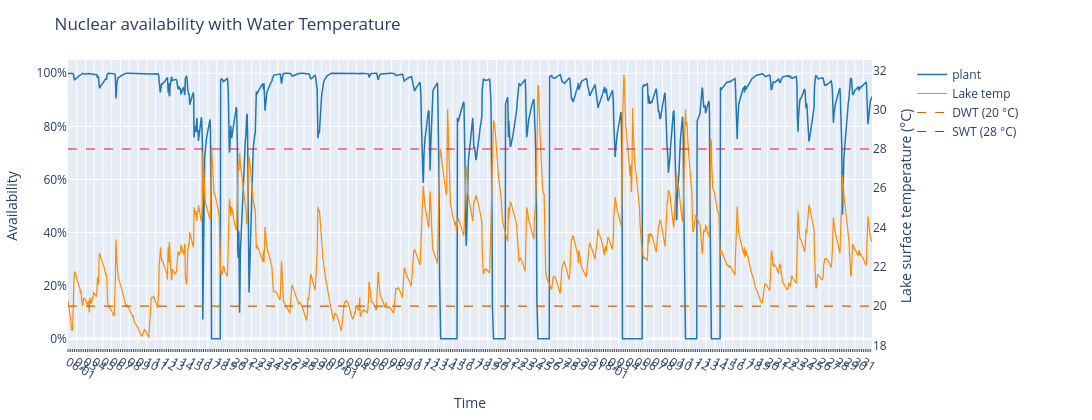

Notebook cell for this chart:
### Code cell
# Single plant
fig = iplot_plant_profile(build_plant_damage_df("Golfech 2", damage_df, cutout_data, powerplants_df))
fig.show()

### Figure 1 — Plotly figure (JSON) as saved in the notebook; plotly's stock layout.template omitted (floating-point values rounded to 4 significant figures; data arrays with more than 128 entries replaced by an {"elided": "..."} marker saying what was removed)
{"data": [{"line": {"color": "#1f77b4", "width": 1.5}, "mode": "lines", "name": "plant", "type": "scatter", "x": {"elided": "2208 str values"}, "y": {"elided": "2208 float values"}, "yaxis": "y"}, {"line": {"color": "darkorange", "width": 1.2}, "mode": "lines", "name": "Lake temp", "type": "scatter", "x": {"elided": "2208 str values"}, "y": {"elided": "2208 float values"}, "yaxis": "y2"}, {"hoverinfo": "skip", "line": {"color": "#CC6600", "dash": "dash", "width": 1.2}, "mode": "lines", "name": "DWT (20 °C)", "type": "scatter", "x": ["2022-06-01T00:00:00", "2022-08-31T23:00:00"], "y": [20, 20], "yaxis": "y2"}, {"hoverinfo": "skip", "line": {"color": "crimson", "dash": "dash", "width": 1.2}, "mode": "lines", "name": "SWT (28 °C)", "type": "scatter", "x": ["2022-06-01T00:00:00", "2022-08-31T23:00:00"], "y": [28, 28], "yaxis": "y2"}], "layout": {"height": 420, "hovermode": "x unified", "legend": {"orientation": "v", "x": 1.05, "xanchor": "left", "y": 1}, "margin": {"b": 60, "l": 60, "r": 220, "t": 60}, "title": {"text": "Nuclear availability with Water Temperature"}, "width": 1100, "xaxis": {"hoverformat": "%m-%d %H:00", "minor": {"dtick": 21600000, "showgrid": false, "ticks": "inside"}, "tickangle": 30, "tickmode": "array", "ticktext": ["06-01", "02", "03", "04", "05", "06", "07", "08", "09", "10", "11", "12", "13", "14", "15", "16", "17", "18", "19", "20", "21", "22", "23", "24", "25", "26", "27", "28", "29", "30", "07-01", "02", "03", "04", "05", "06", "07", "08", "09", "10", "11", "12", "13", "14", "15", "16", "17", "18", "19", "20", "21", "22", "23", "24", "25", "26", "27", "28", "29", "30", "31", "08-01", "02", "03", "04", "05", "06", "07", "08", "09", "10", "11", "12", "13", "14", "15", "16", "17", "18", "19", "20", "21", "22", "23", "24", "25", "26", "27", "28", "29", "30", "31"], "tickvals": ["2022-06-01T00:00:00", "2022-06-02T00:00:00", "2022-06-03T00:00:00", "2022-06-04T00:00:00", "2022-06-05T00:00:00", "2022-06-06T00:00:00", "2022-06-07T00:00:00", "2022-06-08T00:00:00", "2022-06-09T00:00:00", "2022-06-10T00:00:00", "2022-06-11T00:00:00", "2022-06-12T00:00:00", "2022-06-13T00:00:00", "2022-06-14T00:00:00", "2022-06-15T00:00:00", "2022-06-16T00:00:00", "2022-06-17T00:00:00", "2022-06-18T00:00:00", "2022-06-19T00:00:00", "2022-06-20T00:00:00", "2022-06-21T00:00:00", "2022-06-22T00:00:00", "2022-06-23T00:00:00", "2022-06-24T00:00:00", "2022-06-25T00:00:00", "2022-06-26T00:00:00", "2022-06-27T00:00:00", "2022-06-28T00:00:00", "2022-06-29T00:00:00", "2022-06-30T00:00:00", "2022-07-01T00:00:00", "2022-07-02T00:00:00", "2022-07-03T00:00:00", "2022-07-04T00:00:00", "2022-07-05T00:00:00", "2022-07-06T00:00:00", "2022-07-07T00:00:00", "2022-07-08T00:00:00", "2022-07-09T00:00:00", "2022-07-10T00:00:00", "2022-07-11T00:00:00", "2022-07-12T00:00:00", "2022-07-13T00:00:00", "2022-07-14T00:00:00", "2022-07-15T00:00:00", "2022-07-16T00:00:00", "2022-07-17T00:00:00", "2022-07-18T00:00:00", "2022-07-19T00:00:00", "2022-07-20T00:00:00", "2022-07-21T00:00:00", "2022-07-22T00:00:00", "2022-07-23T00:00:00", "2022-07-24T00:00:00", "2022-07-25T00:00:00", "2022-07-26T00:00:00", "2022-07-27T00:00:00", "2022-07-28T00:00:00", "2022-07-29T00:00:00", "2022-07-30T00:00:00", "2022-07-31T00:00:00", "2022-08-01T00:00:00", "2022-08-02T00:00:00", "2022-08-03T00:00:00", "2022-08-04T00:00:00", "2022-08-05T00:00:00", "2022-08-06T00:00:00", "2022-08-07T00:00:00", "2022-08-08T00:00:00", "2022-08-09T00:00:00", "2022-08-10T00:00:00", "2022-08-11T00:00:00", "2022-08-12T00:00:00", "2022-08-13T00:00:00", "2022-08-14T00:00:00", "2022-08-15T00:00:00", "2022-08-16T00:00:00", "2022-08-17T00:00:00", "2022-08-18T00:00:00", "2022-08-19T00:00:00", "2022-08-20T00:00:00", "2022-08-21T00:00:00", "2022-08-22T00:00:00", "2022-08-23T00:00:00", "2022-08-24T00:00:00", "2022-08-25T00:00:00", "2022-08-26T00:00:00", "2022-08-27T00:00:00", "2022-08-28T00:00:00", "2022-08-29T00:00:00", "2022-08-30T00:00:00", "2022-08-31T00:00:00"], "title": {"text": "Time"}}, "yaxis": {"range": [-0.05, 1.05], "side": "left", "tickformat": ".0%", "title": {"text": "Availability"}}, "yaxis2": {"overlaying": "y", "showgrid": false, "side": "right", "title": {"text": "Lake surface temperature (°C)"}}}}
